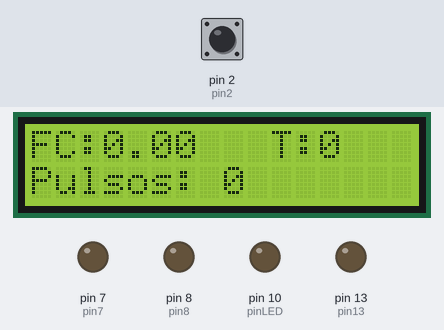
Bench run of a sketch on a simulated Arduino Uno, built with avr-gcc and run on an emulated ATmega328P. Shown: 16×2 character LCD, output pins drawn as LEDs (lit = HIGH). The test bench sets the inputs (shaded band); at power-on: pin 2 (pin2) LOW. What the sketch prints to the serial monitor is not drawn.

Above: at 1.2 s.
1.3 s: pin 2 (pin2) driven HIGH
At 2.2 s:
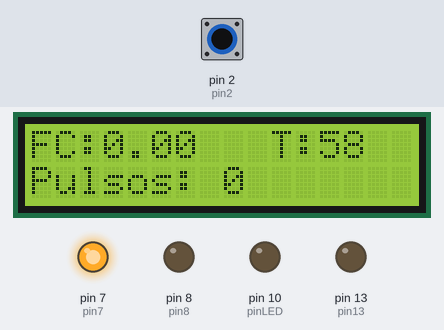
2.8 s: pin 2 (pin2) pulsed LOW 2 times (0.12 s each, 0.3 s apart)
At 4.3 s:
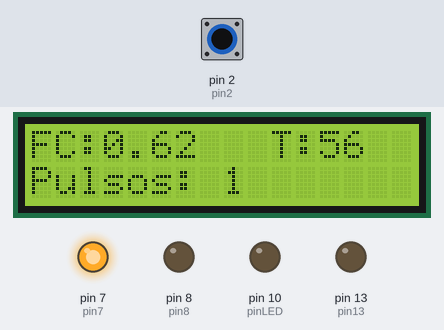
Timing chart, 0 to 5.8 s (numbered marks = the images above; inputs shaded):
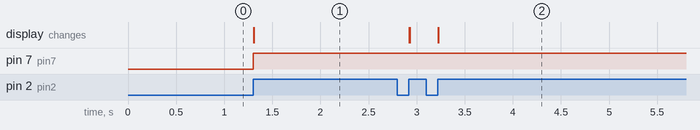

The sketch:

freqypulso.ino
```cpp
#include <LiquidCrystal.h>


const int pin2 = 2;          // Pin de entrada para medir el periodo
volatile unsigned long tiempoInicio = 0;    // Almacena el tiempo de inicio del pulso
volatile unsigned long tinicio = 0;
volatile unsigned long periodo = 0;         // Almacena el periodo de la señal
float frecuencia = 0;

volatile boolean flancoAscendente = false;  // Indica si se detectó un flanco ascendente
volatile unsigned long contador = 0;        // Contador de periodos
const unsigned long duracionConteo = 60000;  // Duración del conteo en milisegundos
unsigned long duracion;
const int pin7 = 7;      // Pin de salida para generar el pulso led bradicardia
const int pin8 = 8;      // Pin de salida para generar el pulso led normal
const int pin13 = 13;    // Pin de salida para generar el pulso led taquicardia
const int pinLED = 10;


//pines lcd
const int rs = 12;  // Pin de Registro de Selección
const int en = 11;  // Pin de Habilitación
const int d4 = 5;  // Pin de Datos 4
const int d5 = 4;  // Pin de Datos 5
const int d6 = 3; // Pin de Datos 6
const int d7 = 6; // Pin de Datos 7

LiquidCrystal lcd(rs, en, d4, d5, d6, d7);


void setup() {
  pinMode(pin2, INPUT);
  attachInterrupt(digitalPinToInterrupt(pin2), medirPeriodo, RISING);
  Serial.begin(9600);
  pinMode(pin7, OUTPUT);
  pinMode(pin8, OUTPUT);
  pinMode(pin13, OUTPUT);
  pinMode(pinLED, OUTPUT);
  lcd.begin(16, 2);


}

void loop() {

  tinicio = millis();

  if (duracion < duracionConteo) {
  lcd.setCursor(0, 0);
  lcd.print("FC:" );
  lcd.setCursor(3, 0);
  lcd.print(frecuencia);

  lcd.setCursor(10, 0);
  lcd.print("T:" );
  lcd.setCursor(12, 0);
  lcd.print(duracion);


  lcd.setCursor(0, 1);
  lcd.print("Pulsos:" );
  lcd.setCursor(8, 1);
  lcd.print(contador);

    }


  if(tinicio > duracionConteo){
    lcd.clear();
    delay(200);

    if (contador < 60) {
    lcd.setCursor(0, 0);
    lcd.print("FC:" );
    lcd.setCursor(4, 0);
    lcd.print(contador);

    lcd.setCursor(0, 1);
    lcd.print("Bradicardia");
    delay(5000);


    } else if (contador >= 60 && contador <= 120) {
    lcd.setCursor(0, 0);
    lcd.print("FC:" );
    lcd.setCursor(4, 0);
    lcd.print(contador);
    lcd.setCursor(0, 1);
    lcd.print("Normal");
    delay(5000);
   } else {
    lcd.setCursor(0, 0);
    lcd.print("FC:" );
    lcd.setCursor(4, 0);
    lcd.print(contador);
    lcd.setCursor(0, 1);
    lcd.print("taquicardia");
    delay(5000);
    }
  }


}

void medirPeriodo() {
  if (!flancoAscendente) {
    // Primer flanco ascendente, inicia el pulso
    tiempoInicio = millis();
    digitalWrite(pinLED, HIGH);
    delay(50);  // Puedes ajustar el tiempo de encendido del LED si es necesario
    digitalWrite(pinLED, LOW);
    flancoAscendente = true;
  } else {
    // Segundo flanco ascendente, calcula el periodo
    periodo = millis() - tiempoInicio;

    // Calcula la frecuencia
    frecuencia = 1000.0 / periodo;

      // Convierte el periodo a frecuencia en Hz


    Serial.print("Frecuencia:");
    Serial.print(frecuencia);
    Serial.println(" Hz");


    contador++;  // Incrementa el contador de periodos

    Serial.print("Contador: ");
    Serial.println(contador);

    digitalWrite(pinLED, HIGH);
    delay(50);  // Puedes ajustar el tiempo de encendido del LED si es necesario
    digitalWrite(pinLED, LOW);

    flancoAscendente = false;  // Reinicia para esperar el próximo flanco ascendente
  }
  unsigned long tiempoActual = millis();
  duracion = (duracionConteo - tiempoActual)/1000 ;
  Serial.print("Duración: ");
  Serial.println(duracion);
  if (contador < 60) {
    digitalWrite(pin7, HIGH);
    digitalWrite(pin8, LOW);
    digitalWrite(pin13, LOW);

    } else if (contador >= 60 && contador <= 120) {
      digitalWrite(pin8, HIGH);
      digitalWrite(pin7, LOW);
      digitalWrite(pin13, LOW);
   } else {
      digitalWrite(pin13, HIGH);
      digitalWrite(pin8, LOW);
      digitalWrite(pin7, LOW);
    }
  // Detiene el bucle loop después de un minuto
 if (duracion >= duracionConteo) {
    while (true) {
      // el bucle se detendrá aquí
    }
  }


}
```

Measured:
- after the input at 1.3 s, pin 7 (pin7): LOW → HIGH at once; the display: changes at once (image 1)
- after the input at 2.8 s, the display: first changes after 0.12 s (image 2 shows a later state)
